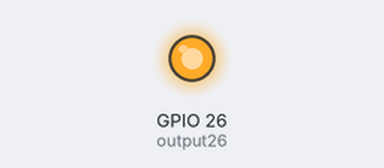
This sketch was run on a simulated ESP32. On the bench: output pins drawn as LEDs (lit = HIGH). Nothing arrives over Bluetooth unless stated.

Above: at 0.1 s.
Timing chart, 0 to 1.6 s (numbered marks = the images above):
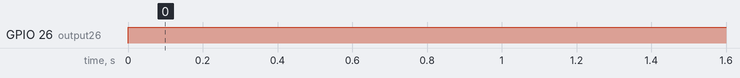

Measured:
- by itself, GPIO 26 (output26): LOW → HIGH at 0.00 s

The sketch:

final_arduino.ino
```cpp
// Load Wi-Fi library
#include <WiFi.h>
#include <PS4Controller.h>
#define RXD2 16
#define TXD2 17

int mapJoyStickToNum(int x, int y) {
    float a = (float) x / 128;
    float b = (float) y / 128;

    // Calculate speed as a normalized value between 0 and 1
    float speed = sqrt((a * a) + (b * b)) / sqrt(2);

    // Define speed zones based on normalized speed
    int speed_code;
    if (speed < 0.2) { // Deadzone
        return 0;
    } else if (speed < 0.4) { // Low speed
        speed_code = 16;
    } else if (speed < 0.7) { // Medium speed
        speed_code = 32;
    } else { // High speed
        speed_code = 48;
    }

    // Calculate angle in radians and map it to 16 possible directions
    float angle = atan2(-a, -b);
    int angle_code = ((int) round((angle + M_PI) / (2 * M_PI) * 16)) % 16;

    // Combine speed and angle codes
    int code = speed_code + angle_code;
    return fmin(63, code);
}


int done = 0;
// Auxiliar variables to store the current output state
String output26State = "off";

// Assign output variables to GPIO pins
const int output26 = 26;

// Current time
unsigned long currentTime = millis();
// Previous time
unsigned long previousTime = 0;
// Define timeout time in milliseconds (example: 2000ms = 2s)
const long timeoutTime = 2000;
int wait30 = 30000; // time to reconnect when connection is lost.


void setup() {
  PS4.begin("A0:DD:6C:10:01:10");
  Serial2.begin(9600, SERIAL_8N1, RXD2, TXD2);
  pinMode(output26, OUTPUT);
  digitalWrite(output26, LOW);

}
int xaxis = 0;
int yaxis = 0;
void loop() {

  int code = 0;

  if (PS4.isConnected()){
    if(PS4.Circle() == 1){
      done = 1;
    }
    if(PS4.LStickX()){
      xaxis = PS4.LStickX();
    }
    if(PS4.LStickY()){
      yaxis = PS4.LStickY();
    }
  }
  code = mapJoyStickToNum(xaxis, yaxis);


  digitalWrite(output26, HIGH);
  int shifted_code = code << 0;


  int buzzer_encoding;
  if(done == 1)
  {
    digitalWrite(output26, HIGH);
    // response = "Stopped turning";
    buzzer_encoding = 1 << 7;
  } else {
    buzzer_encoding = 0 << 7;
  }

  int finalEncoding = shifted_code | buzzer_encoding;


  Serial2.write(finalEncoding);

}
```
